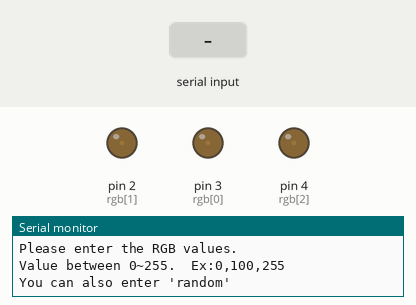
Simulated run of this sketch. Board: Arduino Mega 2560, built with avr-gcc and run on an emulated ATmega2560. On the bench: output pins drawn as LEDs (lit = HIGH), the last lines printed to the serial monitor. The inputs (shaded band) are chosen by the test bench. Random numbers use the default seed unless the sketch sets one.

Above: at 1.2 s.
1.3 s: "1,90,45\n" received over Serial
At 2.4 s:
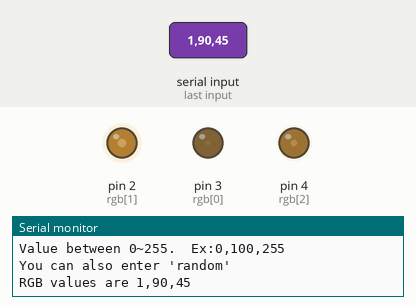
2.8 s: "114" received over Serial
Timing chart, 0 to 5.8 s (numbered marks = the images above; inputs shaded):
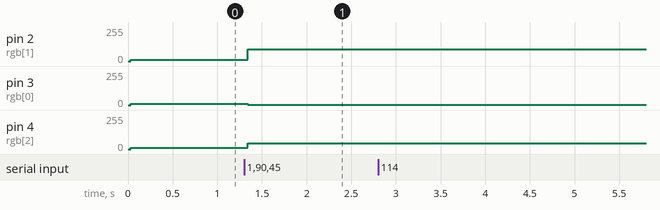

The sketch:

SMD5050_random.ino
```cpp
byte rgb[3]={3,2,4};//分別為5050的RGB +接腳
byte RGB[3]={10,10,10};//RGB數值 0~255
byte GND[3]={22,24,26};//5050 RGB -接腳

void setup()
{
  for(int i=0;i<3;i++)
  {
    pinMode(rgb[i],OUTPUT);
    pinMode(GND[i],OUTPUT);
    digitalWrite(GND[i],LOW);
    }
    Serial.begin(9600);
    Serial.println("Please enter the RGB values.");
    Serial.println("Value between 0~255.  Ex:0,100,255");
    Serial.println("You can also enter 'random'");
}

void loop()
{
  //==========================亮燈程式碼==========================
  for(byte i=0;i<3;i++)
  {
    analogWrite(rgb[i],RGB[i]);
    }
    delay(10);
    //======================Serial Monitor=========================

      if(Serial.available())
    {
      delay(30);               //等待資料輸入齊全
      String s;
      String x;
      byte w=Serial.available(); //計算字元數
      byte n=0;
      int abc[3];
      if(w==6)//random 6位數
      {
        s+=Serial.peek();//檢查用 讀取後不清除
        if(s=="114")//判斷是不是r開頭(r= ASCII 114)
        {
          s="";//清除
          for(byte i=0;i<w;i++)
          {
            s+=Serial.read();
            }
            if(s=="11497110100111109" )//random
            {
              Serial.print("RGB values are ");
              randomSeed(analogRead(A15));//亂數種子 從空腳讀入 避免重複
              for(byte j=0;j<3;j++)
              {
                RGB[j]=random(256);//產生亂數0~255
                Serial.print(RGB[j]);
                if(j<2)
                Serial.print(",");
                }
                Serial.println();
              }
              else Serial.println("Sorry,please enter the RGB values!");
          }
          else
          {
             s="";//清除
            }
        }
      if(w<=11 && w>=5)
      {
       for(byte i=0;i<w;i++)
       {
         char c=Serial.read();
         if(c<='9' && c>='0')
         {
           s+=c;//顯示用
           x+=c;
          }
           else if(c==',')
           {
            s+=',';
            abc[n]=x.toInt();
            n++;
            x="";
            }
         }
         if(n==2)
         {
          abc[2]=x.toInt();
          if(abc[0]<256 && abc[1]<256 && abc[2]<256)
          {
            for(byte i=0;i<3;i++)
          {
            RGB[i]=abc[i];
            }
            Serial.print("RGB values are ");
            Serial.println(s);
           }
           else Serial.println("Sorry,please enter the RGB values!");
          }
          else Serial.println("Sorry,please enter the RGB values!");
        }
        else
        {
          while(Serial.read()>=0);//清除串列緩衝埠
          Serial.println("Sorry,please enter the RGB values!");
          }
        }
 }
```

Measured:
- after the input at 1.3 s, pin 2 (rgb[1]): 10/255 → 90/255 at once; pin 3 (rgb[0]): 10/255 → 1/255 at once; pin 4 (rgb[2]): 10/255 → 45/255 at once
